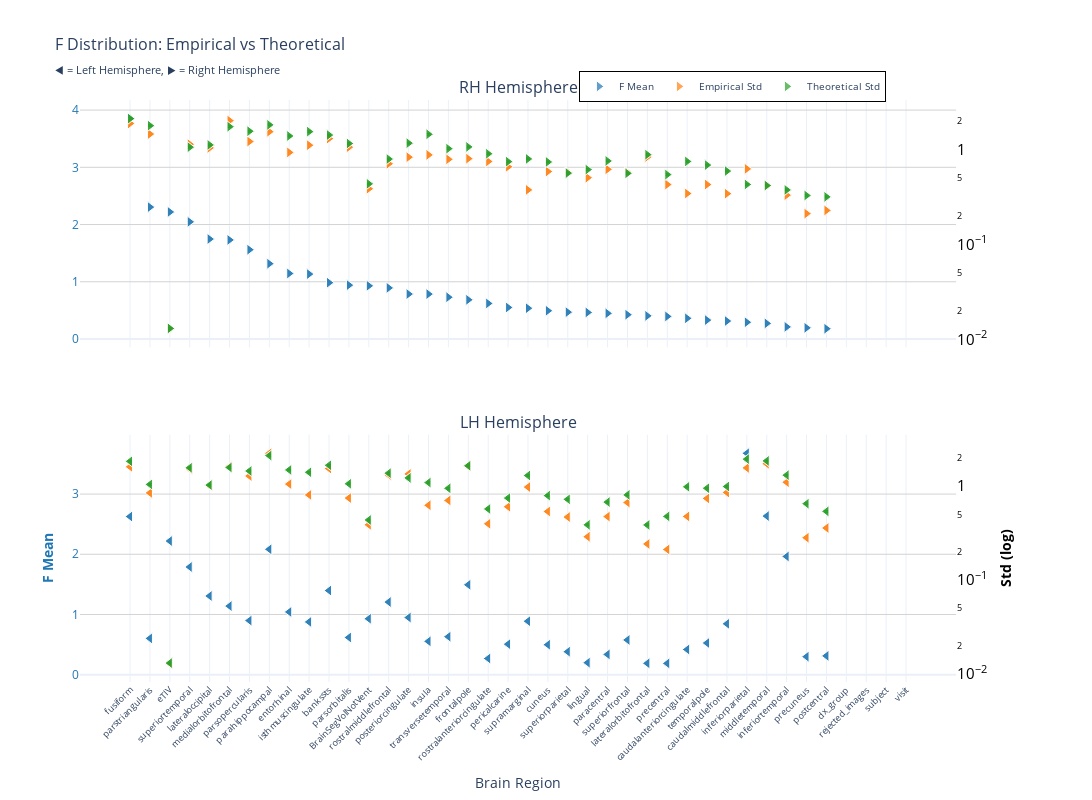
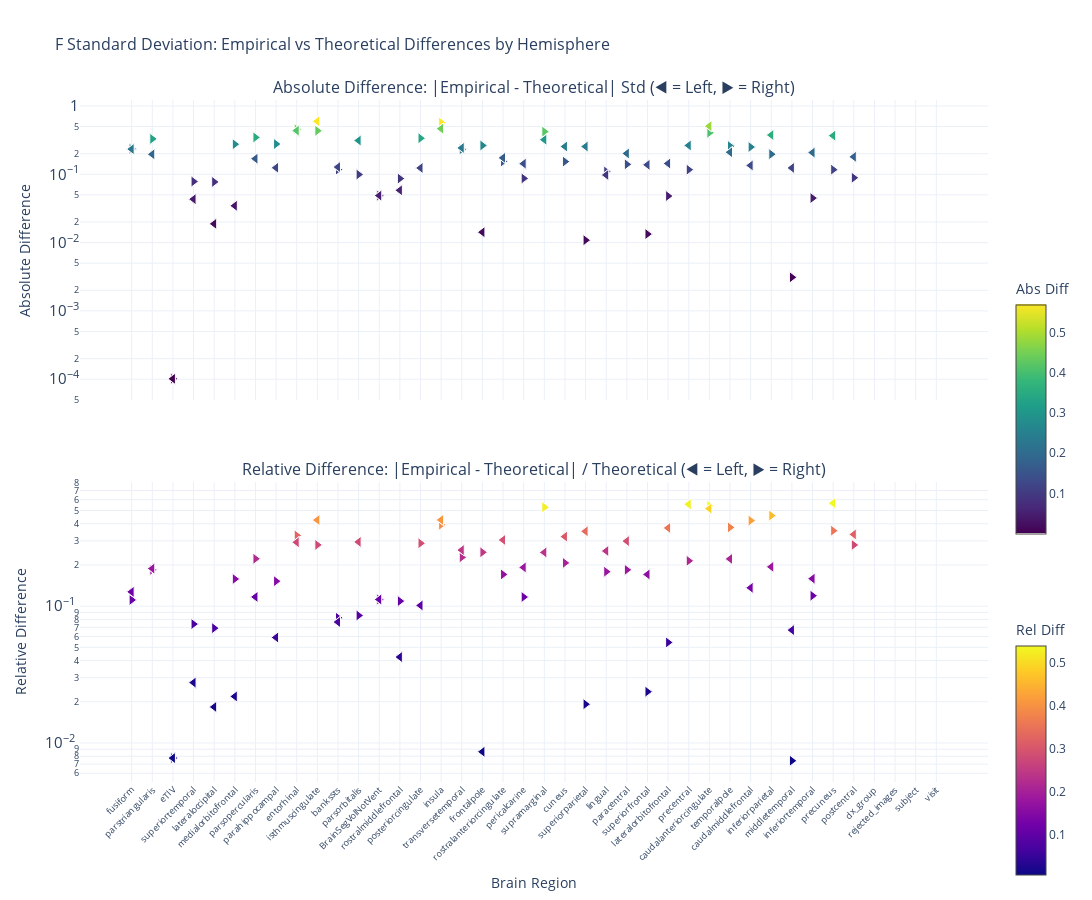

The notebook cell these images were saved under, in order:
### Markdown cell above
### F-statistic

### Code cell
nu_nav = df_navr[(df_navr["study"] == "longitudinal") & (df_navr["group"] == "HC-PD")]
data_path = stats_dir / f"ancova_longitudinal_{METRIC}.parquet"
df, stats = get_test_stats(
    data_path, stat_functions_F, nu_nav, hemisphere=True, study="longitudinal"
)
show_figure(stats, hemisphere=True, stat_name="F", study="longitudinal", metric=METRIC)

### Figure 1 — Plotly figure (JSON) as saved in the notebook; plotly's stock layout.template omitted (floating-point values rounded to 4 significant figures)
{"data": [{"hovertemplate": "<b>%{x}</b><br>Mean F: %{y:.2f}<br><extra></extra>", "legendgroup": "mean", "marker": {"color": "#1f77b4", "line": {"color": "white", "width": 1}, "opacity": 0.7, "size": 10, "symbol": "triangle-right"}, "mode": "markers", "name": "F Mean", "showlegend": true, "type": "scatter", "x": ["fusiform", "fusiform", "parstriangularis", "parstriangularis", "eTIV", "eTIV", "superiortemporal", "superiortemporal", "lateraloccipital", "lateraloccipital", "medialorbitofrontal", "medialorbitofrontal", "parsopercularis", "parsopercularis", "parahippocampal", "parahippocampal", "entorhinal", "entorhinal", "isthmuscingulate", "isthmuscingulate", "bankssts", "bankssts", "parsorbitalis", "parsorbitalis", "BrainSegVolNotVent", "BrainSegVolNotVent", "rostralmiddlefrontal", "rostralmiddlefrontal", "posteriorcingulate", "posteriorcingulate", "insula", "insula", "transversetemporal", "transversetemporal", "frontalpole", "frontalpole", "rostralanteriorcingulate", "rostralanteriorcingulate", "pericalcarine", "pericalcarine", "supramarginal", "supramarginal", "cuneus", "cuneus", "superiorparietal", "superiorparietal", "lingual", "lingual", "paracentral", "paracentral", "superiorfrontal", "superiorfrontal", "lateralorbitofrontal", "lateralorbitofrontal", "precentral", "precentral", "caudalanteriorcingulate", "caudalanteriorcingulate", "temporalpole", "temporalpole", "caudalmiddlefrontal", "caudalmiddlefrontal", "inferiorparietal", "inferiorparietal", "middletemporal", "middletemporal", "inferiortemporal", "inferiortemporal", "precuneus", "precuneus", "postcentral", "postcentral", "dx_group", "rejected_images", "subject", "visit"], "xaxis": "x", "y": [3.851, 3.851, 2.305, 2.305, 2.22, 2.22, 2.047, 2.047, 1.747, 1.747, 1.731, 1.731, 1.56, 1.56, 1.316, 1.316, 1.145, 1.145, 1.134, 1.134, 0.9839, 0.9839, 0.941, 0.941, 0.929, 0.929, 0.8931, 0.8931, 0.7852, 0.7852, 0.7846, 0.7846, 0.7303, 0.7303, 0.6846, 0.6846, 0.6217, 0.6217, 0.5511, 0.5511, 0.5376, 0.5376, 0.4936, 0.4936, 0.4691, 0.4691, 0.464, 0.464, 0.448, 0.448, 0.4248, 0.4248, 0.4041, 0.4041, 0.3948, 0.3948, 0.3614, 0.3614, 0.3298, 0.3298, 0.3138, 0.3138, 0.2925, 0.2925, 0.2729, 0.2729, 0.2117, 0.2117, 0.1949, 0.1949, 0.1793, 0.1793, NaN, NaN, NaN, NaN], "yaxis": "y"}, {"hovertemplate": "<b>%{x}</b><br>Empirical Std: %{y:.3f}<br><extra></extra>", "legendgroup": "empirical", "marker": {"color": "#ff7f0e", "line": {"color": "white", "width": 1}, "opacity": 0.7, "size": 10, "symbol": "triangle-right"}, "mode": "markers", "name": "Empirical Std", "showlegend": true, "type": "scatter", "x": ["fusiform", "fusiform", "parstriangularis", "parstriangularis", "eTIV", "eTIV", "superiortemporal", "superiortemporal", "lateraloccipital", "lateraloccipital", "medialorbitofrontal", "medialorbitofrontal", "parsopercularis", "parsopercularis", "parahippocampal", "parahippocampal", "entorhinal", "entorhinal", "isthmuscingulate", "isthmuscingulate", "bankssts", "bankssts", "parsorbitalis", "parsorbitalis", "BrainSegVolNotVent", "BrainSegVolNotVent", "rostralmiddlefrontal", "rostralmiddlefrontal", "posteriorcingulate", "posteriorcingulate", "insula", "insula", "transversetemporal", "transversetemporal", "frontalpole", "frontalpole", "rostralanteriorcingulate", "rostralanteriorcingulate", "pericalcarine", "pericalcarine", "supramarginal", "supramarginal", "cuneus", "cuneus", "superiorparietal", "superiorparietal", "lingual", "lingual", "paracentral", "paracentral", "superiorfrontal", "superiorfrontal", "lateralorbitofrontal", "lateralorbitofrontal", "precentral", "precentral", "caudalanteriorcingulate", "caudalanteriorcingulate", "temporalpole", "temporalpole", "caudalmiddlefrontal", "caudalmiddlefrontal", "inferiorparietal", "inferiorparietal", "middletemporal", "middletemporal", "inferiortemporal", "inferiortemporal", "precuneus", "precuneus", "postcentral", "postcentral", "dx_group", "rejected_images", "subject", "visit"], "xaxis": "x", "y": [1.884, 1.884, 1.457, 1.457, 0.01295, 0.01295, 1.138, 1.138, 1.042, 1.042, 2.018, 2.018, 1.215, 1.215, 1.543, 1.543, 0.9335, 0.9335, 1.112, 1.112, 1.305, 1.305, 1.06, 1.06, 0.3868, 0.3868, 0.7083, 0.7083, 0.8319, 0.8319, 0.8791, 0.8791, 0.79, 0.79, 0.8028, 0.8028, 0.7494, 0.7494, 0.6593, 0.6593, 0.3761, 0.3761, 0.5871, 0.5871, 0.5754, 0.5754, 0.5054, 0.5054, 0.6192, 0.6192, 0.575, 0.575, 0.836, 0.836, 0.4279, 0.4279, 0.3446, 0.3446, 0.4279, 0.4279, 0.3433, 0.3433, 0.6259, 0.6259, 0.415, 0.415, 0.331, 0.331, 0.2114, 0.2114, 0.2285, 0.2285, NaN, NaN, NaN, NaN], "yaxis": "y2"}, {"error_y": {"array": [0.04195, 0.04195, 0.03537, 0.03537, 0.0002583, 0.0002583, 0.02098, 0.02098, 0.02215, 0.02215, 0.03449, 0.03449, 0.03092, 0.03092, 0.03603, 0.03603, 0.02753, 0.02753, 0.03059, 0.03059, 0.02815, 0.02815, 0.02294, 0.02294, 0.008621, 0.008621, 0.01573, 0.01573, 0.02313, 0.02313, 0.02869, 0.02869, 0.02024, 0.02024, 0.02112, 0.02112, 0.01788, 0.01788, 0.01477, 0.01477, 0.01578, 0.01578, 0.01465, 0.01465, 0.01117, 0.01117, 0.01218, 0.01218, 0.01502, 0.01502, 0.01112, 0.01112, 0.0175, 0.0175, 0.01078, 0.01078, 0.01485, 0.01485, 0.01358, 0.01358, 0.01175, 0.01175, 0.008491, 0.008491, 0.008275, 0.008275, 0.007438, 0.007438, 0.006498, 0.006498, 0.006282, 0.006282, NaN, NaN, NaN, NaN], "arrayminus": [0.04112, 0.04112, 0.03467, 0.03467, 0.0002532, 0.0002532, 0.02056, 0.02056, 0.02171, 0.02171, 0.03381, 0.03381, 0.0303, 0.0303, 0.03532, 0.03532, 0.02698, 0.02698, 0.02999, 0.02999, 0.02759, 0.02759, 0.02249, 0.02249, 0.008451, 0.008451, 0.01542, 0.01542, 0.02268, 0.02268, 0.02812, 0.02812, 0.01984, 0.01984, 0.0207, 0.0207, 0.01753, 0.01753, 0.01448, 0.01448, 0.01547, 0.01547, 0.01437, 0.01437, 0.01095, 0.01095, 0.01194, 0.01194, 0.01473, 0.01473, 0.0109, 0.0109, 0.01715, 0.01715, 0.01057, 0.01057, 0.01455, 0.01455, 0.01331, 0.01331, 0.01152, 0.01152, 0.008323, 0.008323, 0.008111, 0.008111, 0.007291, 0.007291, 0.00637, 0.00637, 0.006158, 0.006158, NaN, NaN, NaN, NaN], "color": "#2ca02c", "thickness": 1, "type": "data", "visible": true, "width": 2}, "hovertemplate": "<b>%{x}</b><br>Theoretical Std: %{y:.3f}<br><extra></extra>", "legendgroup": "theoretical", "marker": {"color": "#2ca02c", "line": {"color": "white", "width": 1}, "opacity": 0.7, "size": 10, "symbol": "triangle-right"}, "mode": "markers", "name": "Theoretical Std", "showlegend": true, "type": "scatter", "x": ["fusiform", "fusiform", "parstriangularis", "parstriangularis", "eTIV", "eTIV", "superiortemporal", "superiortemporal", "lateraloccipital", "lateraloccipital", "medialorbitofrontal", "medialorbitofrontal", "parsopercularis", "parsopercularis", "parahippocampal", "parahippocampal", "entorhinal", "entorhinal", "isthmuscingulate", "isthmuscingulate", "bankssts", "bankssts", "parsorbitalis", "parsorbitalis", "BrainSegVolNotVent", "BrainSegVolNotVent", "rostralmiddlefrontal", "rostralmiddlefrontal", "posteriorcingulate", "posteriorcingulate", "insula", "insula", "transversetemporal", "transversetemporal", "frontalpole", "frontalpole", "rostralanteriorcingulate", "rostralanteriorcingulate", "pericalcarine", "pericalcarine", "supramarginal", "supramarginal", "cuneus", "cuneus", "superiorparietal", "superiorparietal", "lingual", "lingual", "paracentral", "paracentral", "superiorfrontal", "superiorfrontal", "lateralorbitofrontal", "lateralorbitofrontal", "precentral", "precentral", "caudalanteriorcingulate", "caudalanteriorcingulate", "temporalpole", "temporalpole", "caudalmiddlefrontal", "caudalmiddlefrontal", "inferiorparietal", "inferiorparietal", "middletemporal", "middletemporal", "inferiortemporal", "inferiortemporal", "precuneus", "precuneus", "postcentral", "postcentral", "dx_group", "rejected_images", "subject", "visit"], "xaxis": "x", "y": [2.12, 2.12, 1.787, 1.787, 0.01305, 0.01305, 1.06, 1.06, 1.119, 1.119, 1.743, 1.743, 1.562, 1.562, 1.821, 1.821, 1.391, 1.391, 1.546, 1.546, 1.422, 1.422, 1.159, 1.159, 0.4356, 0.4356, 0.7949, 0.7949, 1.169, 1.169, 1.45, 1.45, 1.023, 1.023, 1.067, 1.067, 0.9035, 0.9035, 0.7463, 0.7463, 0.7971, 0.7971, 0.7404, 0.7404, 0.5646, 0.5646, 0.6153, 0.6153, 0.759, 0.759, 0.5617, 0.5617, 0.884, 0.884, 0.5446, 0.5446, 0.7501, 0.7501, 0.6863, 0.6863, 0.5937, 0.5937, 0.429, 0.429, 0.4181, 0.4181, 0.3758, 0.3758, 0.3283, 0.3283, 0.3174, 0.3174, NaN, NaN, NaN, NaN], "yaxis": "y2"}, {"hovertemplate": "<b>%{x}</b><br>Mean F: %{y:.2f}<br><extra></extra>", "legendgroup": "mean", "marker": {"color": "#1f77b4", "line": {"color": "white", "width": 1}, "opacity": 0.7, "size": 10, "symbol": "triangle-left"}, "mode": "markers", "name": "F Mean", "showlegend": false, "type": "scatter", "x": ["inferiorparietal", "inferiorparietal", "middletemporal", "middletemporal", "fusiform", "fusiform", "eTIV", "eTIV", "parahippocampal", "parahippocampal", "inferiortemporal", "inferiortemporal", "superiortemporal", "superiortemporal", "frontalpole", "frontalpole", "bankssts", "bankssts", "lateraloccipital", "lateraloccipital", "rostralmiddlefrontal", "rostralmiddlefrontal", "medialorbitofrontal", "medialorbitofrontal", "entorhinal", "entorhinal", "posteriorcingulate", "posteriorcingulate", "BrainSegVolNotVent", "BrainSegVolNotVent", "parsopercularis", "parsopercularis", "supramarginal", "supramarginal", "isthmuscingulate", "isthmuscingulate", "caudalmiddlefrontal", "caudalmiddlefrontal", "transversetemporal", "transversetemporal", "parsorbitalis", "parsorbitalis", "parstriangularis", "parstriangularis", "superiorfrontal", "superiorfrontal", "insula", "insula", "temporalpole", "temporalpole", "pericalcarine", "pericalcarine", "cuneus", "cuneus", "caudalanteriorcingulate", "caudalanteriorcingulate", "superiorparietal", "superiorparietal", "paracentral", "paracentral", "postcentral", "postcentral", "precuneus", "precuneus", "rostralanteriorcingulate", "rostralanteriorcingulate", "lingual", "lingual", "lateralorbitofrontal", "lateralorbitofrontal", "precentral", "precentral", "dx_group", "rejected_images", "subject", "visit"], "xaxis": "x2", "y": [3.678, 3.678, 2.635, 2.635, 2.627, 2.627, 2.22, 2.22, 2.083, 2.083, 1.964, 1.964, 1.789, 1.789, 1.493, 1.493, 1.397, 1.397, 1.307, 1.307, 1.206, 1.206, 1.139, 1.139, 1.042, 1.042, 0.9488, 0.9488, 0.929, 0.929, 0.8985, 0.8985, 0.888, 0.888, 0.876, 0.876, 0.8447, 0.8447, 0.631, 0.631, 0.618, 0.618, 0.6027, 0.6027, 0.5768, 0.5768, 0.5536, 0.5536, 0.5259, 0.5259, 0.5067, 0.5067, 0.4975, 0.4975, 0.4184, 0.4184, 0.3818, 0.3818, 0.3368, 0.3368, 0.312, 0.312, 0.2989, 0.2989, 0.2685, 0.2685, 0.1992, 0.1992, 0.1889, 0.1889, 0.1877, 0.1877, NaN, NaN, NaN, NaN], "yaxis": "y3"}, {"hovertemplate": "<b>%{x}</b><br>Empirical Std: %{y:.3f}<br><extra></extra>", "legendgroup": "empirical", "marker": {"color": "#ff7f0e", "line": {"color": "white", "width": 1}, "opacity": 0.7, "size": 10, "symbol": "triangle-left"}, "mode": "markers", "name": "Empirical Std", "showlegend": false, "type": "scatter", "x": ["inferiorparietal", "inferiorparietal", "middletemporal", "middletemporal", "fusiform", "fusiform", "eTIV", "eTIV", "parahippocampal", "parahippocampal", "inferiortemporal", "inferiortemporal", "superiortemporal", "superiortemporal", "frontalpole", "frontalpole", "bankssts", "bankssts", "lateraloccipital", "lateraloccipital", "rostralmiddlefrontal", "rostralmiddlefrontal", "medialorbitofrontal", "medialorbitofrontal", "entorhinal", "entorhinal", "posteriorcingulate", "posteriorcingulate", "BrainSegVolNotVent", "BrainSegVolNotVent", "parsopercularis", "parsopercularis", "supramarginal", "supramarginal", "isthmuscingulate", "isthmuscingulate", "caudalmiddlefrontal", "caudalmiddlefrontal", "transversetemporal", "transversetemporal", "parsorbitalis", "parsorbitalis", "parstriangularis", "parstriangularis", "superiorfrontal", "superiorfrontal", "insula", "insula", "temporalpole", "temporalpole", "pericalcarine", "pericalcarine", "cuneus", "cuneus", "caudalanteriorcingulate", "caudalanteriorcingulate", "superiorparietal", "superiorparietal", "paracentral", "paracentral", "postcentral", "postcentral", "precuneus", "precuneus", "rostralanteriorcingulate", "rostralanteriorcingulate", "lingual", "lingual", "lateralorbitofrontal", "lateralorbitofrontal", "precentral", "precentral", "dx_group", "rejected_images", "subject", "visit"], "xaxis": "x2", "y": [1.561, 1.561, 1.73, 1.73, 1.603, 1.603, 0.01295, 0.01295, 2.236, 2.236, 1.1, 1.1, 1.522, 1.522, 1.631, 1.631, 1.538, 1.538, 1.007, 1.007, 1.314, 1.314, 1.614, 1.614, 1.05, 1.05, 1.346, 1.346, 0.3868, 0.3868, 1.279, 1.279, 0.9761, 0.9761, 0.8051, 0.8051, 0.8545, 0.8545, 0.7034, 0.7034, 0.7456, 0.7456, 0.8461, 0.8461, 0.6686, 0.6686, 0.6246, 0.6246, 0.7388, 0.7388, 0.6023, 0.6023, 0.5364, 0.5364, 0.4751, 0.4751, 0.4682, 0.4682, 0.4735, 0.4735, 0.3582, 0.3582, 0.282, 0.282, 0.3967, 0.3967, 0.2887, 0.2887, 0.2419, 0.2419, 0.2115, 0.2115, NaN, NaN, NaN, NaN], "yaxis": "y4"}, {"error_y": {"array": [0.03833, 0.03833, 0.0367, 0.0367, 0.03634, 0.03634, 0.0002583, 0.0002583, 0.04179, 0.04179, 0.02588, 0.02588, 0.03099, 0.03099, 0.03256, 0.03256, 0.03297, 0.03297, 0.02031, 0.02031, 0.02717, 0.02717, 0.03125, 0.03125, 0.0294, 0.0294, 0.02419, 0.02419, 0.008621, 0.008621, 0.02866, 0.02866, 0.02566, 0.02566, 0.02776, 0.02776, 0.01958, 0.01958, 0.01874, 0.01874, 0.02093, 0.02093, 0.02063, 0.02063, 0.01595, 0.01595, 0.02157, 0.02157, 0.01878, 0.01878, 0.01475, 0.01475, 0.01567, 0.01567, 0.01943, 0.01943, 0.01431, 0.01431, 0.01336, 0.01336, 0.01065, 0.01065, 0.01286, 0.01286, 0.01129, 0.01129, 0.007649, 0.007649, 0.007634, 0.007634, 0.009415, 0.009415, NaN, NaN, NaN, NaN], "arrayminus": [0.03757, 0.03757, 0.03598, 0.03598, 0.03562, 0.03562, 0.0002532, 0.0002532, 0.04096, 0.04096, 0.02537, 0.02537, 0.03038, 0.03038, 0.03192, 0.03192, 0.03232, 0.03232, 0.0199, 0.0199, 0.02663, 0.02663, 0.03063, 0.03063, 0.02882, 0.02882, 0.02371, 0.02371, 0.008451, 0.008451, 0.02809, 0.02809, 0.02515, 0.02515, 0.02721, 0.02721, 0.01919, 0.01919, 0.01837, 0.01837, 0.02051, 0.02051, 0.02022, 0.02022, 0.01564, 0.01564, 0.02114, 0.02114, 0.01841, 0.01841, 0.01446, 0.01446, 0.01536, 0.01536, 0.01905, 0.01905, 0.01402, 0.01402, 0.0131, 0.0131, 0.01044, 0.01044, 0.0126, 0.0126, 0.01107, 0.01107, 0.007498, 0.007498, 0.007483, 0.007483, 0.009229, 0.009229, NaN, NaN, NaN, NaN], "color": "#2ca02c", "thickness": 1, "type": "data", "visible": true, "width": 2}, "hovertemplate": "<b>%{x}</b><br>Theoretical Std: %{y:.3f}<br><extra></extra>", "legendgroup": "theoretical", "marker": {"color": "#2ca02c", "line": {"color": "white", "width": 1}, "opacity": 0.7, "size": 10, "symbol": "triangle-left"}, "mode": "markers", "name": "Theoretical Std", "showlegend": false, "type": "scatter", "x": ["inferiorparietal", "inferiorparietal", "middletemporal", "middletemporal", "fusiform", "fusiform", "eTIV", "eTIV", "parahippocampal", "parahippocampal", "inferiortemporal", "inferiortemporal", "superiortemporal", "superiortemporal", "frontalpole", "frontalpole", "bankssts", "bankssts", "lateraloccipital", "lateraloccipital", "rostralmiddlefrontal", "rostralmiddlefrontal", "medialorbitofrontal", "medialorbitofrontal", "entorhinal", "entorhinal", "posteriorcingulate", "posteriorcingulate", "BrainSegVolNotVent", "BrainSegVolNotVent", "parsopercularis", "parsopercularis", "supramarginal", "supramarginal", "isthmuscingulate", "isthmuscingulate", "caudalmiddlefrontal", "caudalmiddlefrontal", "transversetemporal", "transversetemporal", "parsorbitalis", "parsorbitalis", "parstriangularis", "parstriangularis", "superiorfrontal", "superiorfrontal", "insula", "insula", "temporalpole", "temporalpole", "pericalcarine", "pericalcarine", "cuneus", "cuneus", "caudalanteriorcingulate", "caudalanteriorcingulate", "superiorparietal", "superiorparietal", "paracentral", "paracentral", "postcentral", "postcentral", "precuneus", "precuneus", "rostralanteriorcingulate", "rostralanteriorcingulate", "lingual", "lingual", "lateralorbitofrontal", "lateralorbitofrontal", "precentral", "precentral", "dx_group", "rejected_images", "subject", "visit"], "xaxis": "x2", "y": [1.937, 1.937, 1.854, 1.854, 1.836, 1.836, 0.01305, 0.01305, 2.111, 2.111, 1.307, 1.307, 1.566, 1.566, 1.645, 1.645, 1.666, 1.666, 1.026, 1.026, 1.373, 1.373, 1.579, 1.579, 1.485, 1.485, 1.222, 1.222, 0.4356, 0.4356, 1.448, 1.448, 1.296, 1.296, 1.403, 1.403, 0.9893, 0.9893, 0.9466, 0.9466, 1.057, 1.057, 1.042, 1.042, 0.8061, 0.8061, 1.09, 1.09, 0.949, 0.949, 0.7453, 0.7453, 0.7915, 0.7915, 0.9819, 0.9819, 0.7229, 0.7229, 0.6752, 0.6752, 0.5382, 0.5382, 0.6495, 0.6495, 0.5706, 0.5706, 0.3865, 0.3865, 0.3857, 0.3857, 0.4757, 0.4757, NaN, NaN, NaN, NaN], "yaxis": "y4"}], "layout": {"annotations": [{"font": {"size": 16}, "showarrow": false, "text": "RH Hemisphere", "x": 0.47, "xanchor": "center", "xref": "paper", "y": 1, "yanchor": "bottom", "yref": "paper"}, {"font": {"size": 16}, "showarrow": false, "text": "LH Hemisphere", "x": 0.47, "xanchor": "center", "xref": "paper", "y": 0.425, "yanchor": "bottom", "yref": "paper"}], "height": 800, "hovermode": "x", "legend": {"bgcolor": "rgba(255, 255, 255, 0.9)", "bordercolor": "black", "borderwidth": 1, "font": {"size": 10}, "orientation": "h", "x": 0.7, "xanchor": "center", "y": 1.05}, "title": {"font": {"size": 16}, "text": "F Distribution: Empirical vs Theoretical<br><sub>◀ = Left Hemisphere, ▶ = Right Hemisphere</sub>"}, "width": 1400, "xaxis": {"anchor": "y", "domain": [0, 0.94], "matches": "x2", "showticklabels": false}, "xaxis2": {"anchor": "y3", "domain": [0, 0.94], "tickangle": -45, "tickfont": {"size": 9}, "title": {"text": "Brain Region"}}, "yaxis": {"anchor": "x", "domain": [0.575, 1], "gridcolor": "lightgray", "showgrid": true, "tickfont": {"color": "#1f77b4"}, "title": {"font": {"color": "#1f77b4"}, "text": ""}}, "yaxis2": {"anchor": "x", "exponentformat": "power", "overlaying": "y", "showgrid": false, "side": "right", "tickfont": {"color": "black"}, "title": {"font": {"color": "black"}, "text": ""}, "type": "log"}, "yaxis3": {"anchor": "x2", "domain": [0, 0.425], "gridcolor": "lightgray", "showgrid": true, "tickfont": {"color": "#1f77b4"}, "title": {"font": {"color": "#1f77b4"}, "text": "<b>F Mean</b>"}}, "yaxis4": {"anchor": "x2", "exponentformat": "power", "overlaying": "y3", "showgrid": false, "side": "right", "tickfont": {"color": "black"}, "title": {"font": {"color": "black"}, "text": "<b>Std (log)</b>"}, "type": "log"}}}

### Figure 2 — Plotly figure (JSON) as saved in the notebook; plotly's stock layout.template omitted (floating-point values rounded to 4 significant figures)
{"data": [{"hovertemplate": "<b>%{x}</b><br>Hemisphere: %{text}<br>Abs Diff: %{y:.4f}<br><extra></extra>", "legendgroup": "abs_rh", "marker": {"color": [0.2354, 0.2354, 0.3297, 0.3297, 0.0001012, 0.0001012, 0.07838, 0.07838, 0.0773, 0.0773, 0.2753, 0.2753, 0.3467, 0.3467, 0.2772, 0.2772, 0.4571, 0.4571, 0.4332, 0.4332, 0.1171, 0.1171, 0.09911, 0.09911, 0.04876, 0.04876, 0.08654, 0.08654, 0.3369, 0.3369, 0.5704, 0.5704, 0.2328, 0.2328, 0.264, 0.264, 0.1541, 0.1541, 0.08702, 0.08702, 0.421, 0.421, 0.1533, 0.1533, 0.01084, 0.01084, 0.1099, 0.1099, 0.1398, 0.1398, 0.01332, 0.01332, 0.048, 0.048, 0.1168, 0.1168, 0.4055, 0.4055, 0.2584, 0.2584, 0.2505, 0.2505, 0.1969, 0.1969, 0.0031, 0.0031, 0.0448, 0.0448, 0.1169, 0.1169, 0.0889, 0.0889, NaN, NaN, NaN, NaN], "colorbar": {"len": 0.4, "title": {"text": "Abs Diff"}, "y": 0.75, "yanchor": "top"}, "colorscale": [[0, "#440154"], [0.1111, "#482878"], [0.2222, "#3e4989"], [0.3333, "#31688e"], [0.4444, "#26828e"], [0.5556, "#1f9e89"], [0.6667, "#35b779"], [0.7778, "#6ece58"], [0.8889, "#b5de2b"], [1, "#fde725"]], "line": {"color": "white", "width": 1}, "showscale": true, "size": 10, "symbol": "triangle-right"}, "mode": "markers", "name": "Absolute (rh)", "showlegend": false, "text": ["rh", "rh", "rh", "rh", "rh", "rh", "rh", "rh", "rh", "rh", "rh", "rh", "rh", "rh", "rh", "rh", "rh", "rh", "rh", "rh", "rh", "rh", "rh", "rh", "rh", "rh", "rh", "rh", "rh", "rh", "rh", "rh", "rh", "rh", "rh", "rh", "rh", "rh", "rh", "rh", "rh", "rh", "rh", "rh", "rh", "rh", "rh", "rh", "rh", "rh", "rh", "rh", "rh", "rh", "rh", "rh", "rh", "rh", "rh", "rh", "rh", "rh", "rh", "rh", "rh", "rh", "rh", "rh", "rh", "rh", "rh", "rh", "rh", "rh", "rh", "rh"], "type": "scatter", "x": ["fusiform", "fusiform", "parstriangularis", "parstriangularis", "eTIV", "eTIV", "superiortemporal", "superiortemporal", "lateraloccipital", "lateraloccipital", "medialorbitofrontal", "medialorbitofrontal", "parsopercularis", "parsopercularis", "parahippocampal", "parahippocampal", "entorhinal", "entorhinal", "isthmuscingulate", "isthmuscingulate", "bankssts", "bankssts", "parsorbitalis", "parsorbitalis", "BrainSegVolNotVent", "BrainSegVolNotVent", "rostralmiddlefrontal", "rostralmiddlefrontal", "posteriorcingulate", "posteriorcingulate", "insula", "insula", "transversetemporal", "transversetemporal", "frontalpole", "frontalpole", "rostralanteriorcingulate", "rostralanteriorcingulate", "pericalcarine", "pericalcarine", "supramarginal", "supramarginal", "cuneus", "cuneus", "superiorparietal", "superiorparietal", "lingual", "lingual", "paracentral", "paracentral", "superiorfrontal", "superiorfrontal", "lateralorbitofrontal", "lateralorbitofrontal", "precentral", "precentral", "caudalanteriorcingulate", "caudalanteriorcingulate", "temporalpole", "temporalpole", "caudalmiddlefrontal", "caudalmiddlefrontal", "inferiorparietal", "inferiorparietal", "middletemporal", "middletemporal", "inferiortemporal", "inferiortemporal", "precuneus", "precuneus", "postcentral", "postcentral", "dx_group", "rejected_images", "subject", "visit"], "xaxis": "x", "y": [0.2354, 0.2354, 0.3297, 0.3297, 0.0001012, 0.0001012, 0.07838, 0.07838, 0.0773, 0.0773, 0.2753, 0.2753, 0.3467, 0.3467, 0.2772, 0.2772, 0.4571, 0.4571, 0.4332, 0.4332, 0.1171, 0.1171, 0.09911, 0.09911, 0.04876, 0.04876, 0.08654, 0.08654, 0.3369, 0.3369, 0.5704, 0.5704, 0.2328, 0.2328, 0.264, 0.264, 0.1541, 0.1541, 0.08702, 0.08702, 0.421, 0.421, 0.1533, 0.1533, 0.01084, 0.01084, 0.1099, 0.1099, 0.1398, 0.1398, 0.01332, 0.01332, 0.048, 0.048, 0.1168, 0.1168, 0.4055, 0.4055, 0.2584, 0.2584, 0.2505, 0.2505, 0.1969, 0.1969, 0.0031, 0.0031, 0.0448, 0.0448, 0.1169, 0.1169, 0.0889, 0.0889, NaN, NaN, NaN, NaN], "yaxis": "y"}, {"hovertemplate": "<b>%{x}</b><br>Hemisphere: %{text}<br>Rel Diff: %{y:.2%}<br><extra></extra>", "legendgroup": "rel_rh", "marker": {"color": [0.111, 0.111, 0.1845, 0.1845, 0.007759, 0.007759, 0.07395, 0.07395, 0.06907, 0.06907, 0.158, 0.158, 0.222, 0.222, 0.1523, 0.1523, 0.3287, 0.3287, 0.2803, 0.2803, 0.08232, 0.08232, 0.08549, 0.08549, 0.1119, 0.1119, 0.1089, 0.1089, 0.2883, 0.2883, 0.3935, 0.3935, 0.2276, 0.2276, 0.2475, 0.2475, 0.1705, 0.1705, 0.1166, 0.1166, 0.5282, 0.5282, 0.2071, 0.2071, 0.0192, 0.0192, 0.1786, 0.1786, 0.1842, 0.1842, 0.02371, 0.02371, 0.0543, 0.0543, 0.2144, 0.2144, 0.5405, 0.5405, 0.3765, 0.3765, 0.4219, 0.4219, 0.459, 0.459, 0.007416, 0.007416, 0.1192, 0.1192, 0.356, 0.356, 0.2801, 0.2801, NaN, NaN, NaN, NaN], "colorbar": {"len": 0.4, "title": {"text": "Rel Diff"}, "y": 0.25, "yanchor": "top"}, "colorscale": [[0, "#0d0887"], [0.1111, "#46039f"], [0.2222, "#7201a8"], [0.3333, "#9c179e"], [0.4444, "#bd3786"], [0.5556, "#d8576b"], [0.6667, "#ed7953"], [0.7778, "#fb9f3a"], [0.8889, "#fdca26"], [1, "#f0f921"]], "line": {"color": "white", "width": 1}, "showscale": true, "size": 10, "symbol": "triangle-right"}, "mode": "markers", "name": "Relative (rh)", "showlegend": false, "text": ["rh", "rh", "rh", "rh", "rh", "rh", "rh", "rh", "rh", "rh", "rh", "rh", "rh", "rh", "rh", "rh", "rh", "rh", "rh", "rh", "rh", "rh", "rh", "rh", "rh", "rh", "rh", "rh", "rh", "rh", "rh", "rh", "rh", "rh", "rh", "rh", "rh", "rh", "rh", "rh", "rh", "rh", "rh", "rh", "rh", "rh", "rh", "rh", "rh", "rh", "rh", "rh", "rh", "rh", "rh", "rh", "rh", "rh", "rh", "rh", "rh", "rh", "rh", "rh", "rh", "rh", "rh", "rh", "rh", "rh", "rh", "rh", "rh", "rh", "rh", "rh"], "type": "scatter", "x": ["fusiform", "fusiform", "parstriangularis", "parstriangularis", "eTIV", "eTIV", "superiortemporal", "superiortemporal", "lateraloccipital", "lateraloccipital", "medialorbitofrontal", "medialorbitofrontal", "parsopercularis", "parsopercularis", "parahippocampal", "parahippocampal", "entorhinal", "entorhinal", "isthmuscingulate", "isthmuscingulate", "bankssts", "bankssts", "parsorbitalis", "parsorbitalis", "BrainSegVolNotVent", "BrainSegVolNotVent", "rostralmiddlefrontal", "rostralmiddlefrontal", "posteriorcingulate", "posteriorcingulate", "insula", "insula", "transversetemporal", "transversetemporal", "frontalpole", "frontalpole", "rostralanteriorcingulate", "rostralanteriorcingulate", "pericalcarine", "pericalcarine", "supramarginal", "supramarginal", "cuneus", "cuneus", "superiorparietal", "superiorparietal", "lingual", "lingual", "paracentral", "paracentral", "superiorfrontal", "superiorfrontal", "lateralorbitofrontal", "lateralorbitofrontal", "precentral", "precentral", "caudalanteriorcingulate", "caudalanteriorcingulate", "temporalpole", "temporalpole", "caudalmiddlefrontal", "caudalmiddlefrontal", "inferiorparietal", "inferiorparietal", "middletemporal", "middletemporal", "inferiortemporal", "inferiortemporal", "precuneus", "precuneus", "postcentral", "postcentral", "dx_group", "rejected_images", "subject", "visit"], "xaxis": "x2", "y": [0.111, 0.111, 0.1845, 0.1845, 0.007759, 0.007759, 0.07395, 0.07395, 0.06907, 0.06907, 0.158, 0.158, 0.222, 0.222, 0.1523, 0.1523, 0.3287, 0.3287, 0.2803, 0.2803, 0.08232, 0.08232, 0.08549, 0.08549, 0.1119, 0.1119, 0.1089, 0.1089, 0.2883, 0.2883, 0.3935, 0.3935, 0.2276, 0.2276, 0.2475, 0.2475, 0.1705, 0.1705, 0.1166, 0.1166, 0.5282, 0.5282, 0.2071, 0.2071, 0.0192, 0.0192, 0.1786, 0.1786, 0.1842, 0.1842, 0.02371, 0.02371, 0.0543, 0.0543, 0.2144, 0.2144, 0.5405, 0.5405, 0.3765, 0.3765, 0.4219, 0.4219, 0.459, 0.459, 0.007416, 0.007416, 0.1192, 0.1192, 0.356, 0.356, 0.2801, 0.2801, NaN, NaN, NaN, NaN], "yaxis": "y2"}, {"hovertemplate": "<b>%{x}</b><br>Hemisphere: %{text}<br>Abs Diff: %{y:.4f}<br><extra></extra>", "legendgroup": "abs_lh", "marker": {"color": [0.3752, 0.3752, 0.1239, 0.1239, 0.2335, 0.2335, 0.0001012, 0.0001012, 0.1246, 0.1246, 0.2076, 0.2076, 0.04324, 0.04324, 0.01419, 0.01419, 0.1275, 0.1275, 0.0188, 0.0188, 0.05829, 0.05829, 0.03456, 0.03456, 0.4353, 0.4353, 0.1237, 0.1237, 0.04876, 0.04876, 0.1691, 0.1691, 0.3204, 0.3204, 0.5974, 0.5974, 0.1347, 0.1347, 0.2433, 0.2433, 0.3117, 0.3117, 0.1961, 0.1961, 0.1375, 0.1375, 0.4651, 0.4651, 0.2102, 0.2102, 0.143, 0.143, 0.2551, 0.2551, 0.5069, 0.5069, 0.2547, 0.2547, 0.2017, 0.2017, 0.1801, 0.1801, 0.3675, 0.3675, 0.1738, 0.1738, 0.09774, 0.09774, 0.1438, 0.1438, 0.2642, 0.2642, NaN, NaN, NaN, NaN], "colorbar": {"len": 0.4, "title": {"text": "Abs Diff"}, "y": 0.75, "yanchor": "top"}, "colorscale": [[0, "#440154"], [0.1111, "#482878"], [0.2222, "#3e4989"], [0.3333, "#31688e"], [0.4444, "#26828e"], [0.5556, "#1f9e89"], [0.6667, "#35b779"], [0.7778, "#6ece58"], [0.8889, "#b5de2b"], [1, "#fde725"]], "line": {"color": "white", "width": 1}, "showscale": false, "size": 10, "symbol": "triangle-left"}, "mode": "markers", "name": "Absolute (lh)", "showlegend": false, "text": ["lh", "lh", "lh", "lh", "lh", "lh", "lh", "lh", "lh", "lh", "lh", "lh", "lh", "lh", "lh", "lh", "lh", "lh", "lh", "lh", "lh", "lh", "lh", "lh", "lh", "lh", "lh", "lh", "lh", "lh", "lh", "lh", "lh", "lh", "lh", "lh", "lh", "lh", "lh", "lh", "lh", "lh", "lh", "lh", "lh", "lh", "lh", "lh", "lh", "lh", "lh", "lh", "lh", "lh", "lh", "lh", "lh", "lh", "lh", "lh", "lh", "lh", "lh", "lh", "lh", "lh", "lh", "lh", "lh", "lh", "lh", "lh", "lh", "lh", "lh", "lh"], "type": "scatter", "x": ["inferiorparietal", "inferiorparietal", "middletemporal", "middletemporal", "fusiform", "fusiform", "eTIV", "eTIV", "parahippocampal", "parahippocampal", "inferiortemporal", "inferiortemporal", "superiortemporal", "superiortemporal", "frontalpole", "frontalpole", "bankssts", "bankssts", "lateraloccipital", "lateraloccipital", "rostralmiddlefrontal", "rostralmiddlefrontal", "medialorbitofrontal", "medialorbitofrontal", "entorhinal", "entorhinal", "posteriorcingulate", "posteriorcingulate", "BrainSegVolNotVent", "BrainSegVolNotVent", "parsopercularis", "parsopercularis", "supramarginal", "supramarginal", "isthmuscingulate", "isthmuscingulate", "caudalmiddlefrontal", "caudalmiddlefrontal", "transversetemporal", "transversetemporal", "parsorbitalis", "parsorbitalis", "parstriangularis", "parstriangularis", "superiorfrontal", "superiorfrontal", "insula", "insula", "temporalpole", "temporalpole", "pericalcarine", "pericalcarine", "cuneus", "cuneus", "caudalanteriorcingulate", "caudalanteriorcingulate", "superiorparietal", "superiorparietal", "paracentral", "paracentral", "postcentral", "postcentral", "precuneus", "precuneus", "rostralanteriorcingulate", "rostralanteriorcingulate", "lingual", "lingual", "lateralorbitofrontal", "lateralorbitofrontal", "precentral", "precentral", "dx_group", "rejected_images", "subject", "visit"], "xaxis": "x", "y": [0.3752, 0.3752, 0.1239, 0.1239, 0.2335, 0.2335, 0.0001012, 0.0001012, 0.1246, 0.1246, 0.2076, 0.2076, 0.04324, 0.04324, 0.01419, 0.01419, 0.1275, 0.1275, 0.0188, 0.0188, 0.05829, 0.05829, 0.03456, 0.03456, 0.4353, 0.4353, 0.1237, 0.1237, 0.04876, 0.04876, 0.1691, 0.1691, 0.3204, 0.3204, 0.5974, 0.5974, 0.1347, 0.1347, 0.2433, 0.2433, 0.3117, 0.3117, 0.1961, 0.1961, 0.1375, 0.1375, 0.4651, 0.4651, 0.2102, 0.2102, 0.143, 0.143, 0.2551, 0.2551, 0.5069, 0.5069, 0.2547, 0.2547, 0.2017, 0.2017, 0.1801, 0.1801, 0.3675, 0.3675, 0.1738, 0.1738, 0.09774, 0.09774, 0.1438, 0.1438, 0.2642, 0.2642, NaN, NaN, NaN, NaN], "yaxis": "y"}, {"hovertemplate": "<b>%{x}</b><br>Hemisphere: %{text}<br>Rel Diff: %{y:.2%}<br><extra></extra>", "legendgroup": "rel_lh", "marker": {"color": [0.1937, 0.1937, 0.06683, 0.06683, 0.1272, 0.1272, 0.007759, 0.007759, 0.059, 0.059, 0.1588, 0.1588, 0.02762, 0.02762, 0.008623, 0.008623, 0.07653, 0.07653, 0.01833, 0.01833, 0.04246, 0.04246, 0.02189, 0.02189, 0.2931, 0.2931, 0.1012, 0.1012, 0.1119, 0.1119, 0.1168, 0.1168, 0.2471, 0.2471, 0.426, 0.426, 0.1362, 0.1362, 0.257, 0.257, 0.2948, 0.2948, 0.1882, 0.1882, 0.1705, 0.1705, 0.4268, 0.4268, 0.2215, 0.2215, 0.1919, 0.1919, 0.3223, 0.3223, 0.5162, 0.5162, 0.3523, 0.3523, 0.2988, 0.2988, 0.3346, 0.3346, 0.5658, 0.5658, 0.3047, 0.3047, 0.2529, 0.2529, 0.3728, 0.3728, 0.5553, 0.5553, NaN, NaN, NaN, NaN], "colorbar": {"len": 0.4, "title": {"text": "Rel Diff"}, "y": 0.25, "yanchor": "top"}, "colorscale": [[0, "#0d0887"], [0.1111, "#46039f"], [0.2222, "#7201a8"], [0.3333, "#9c179e"], [0.4444, "#bd3786"], [0.5556, "#d8576b"], [0.6667, "#ed7953"], [0.7778, "#fb9f3a"], [0.8889, "#fdca26"], [1, "#f0f921"]], "line": {"color": "white", "width": 1}, "showscale": false, "size": 10, "symbol": "triangle-left"}, "mode": "markers", "name": "Relative (lh)", "showlegend": false, "text": ["lh", "lh", "lh", "lh", "lh", "lh", "lh", "lh", "lh", "lh", "lh", "lh", "lh", "lh", "lh", "lh", "lh", "lh", "lh", "lh", "lh", "lh", "lh", "lh", "lh", "lh", "lh", "lh", "lh", "lh", "lh", "lh", "lh", "lh", "lh", "lh", "lh", "lh", "lh", "lh", "lh", "lh", "lh", "lh", "lh", "lh", "lh", "lh", "lh", "lh", "lh", "lh", "lh", "lh", "lh", "lh", "lh", "lh", "lh", "lh", "lh", "lh", "lh", "lh", "lh", "lh", "lh", "lh", "lh", "lh", "lh", "lh", "lh", "lh", "lh", "lh"], "type": "scatter", "x": ["inferiorparietal", "inferiorparietal", "middletemporal", "middletemporal", "fusiform", "fusiform", "eTIV", "eTIV", "parahippocampal", "parahippocampal", "inferiortemporal", "inferiortemporal", "superiortemporal", "superiortemporal", "frontalpole", "frontalpole", "bankssts", "bankssts", "lateraloccipital", "lateraloccipital", "rostralmiddlefrontal", "rostralmiddlefrontal", "medialorbitofrontal", "medialorbitofrontal", "entorhinal", "entorhinal", "posteriorcingulate", "posteriorcingulate", "BrainSegVolNotVent", "BrainSegVolNotVent", "parsopercularis", "parsopercularis", "supramarginal", "supramarginal", "isthmuscingulate", "isthmuscingulate", "caudalmiddlefrontal", "caudalmiddlefrontal", "transversetemporal", "transversetemporal", "parsorbitalis", "parsorbitalis", "parstriangularis", "parstriangularis", "superiorfrontal", "superiorfrontal", "insula", "insula", "temporalpole", "temporalpole", "pericalcarine", "pericalcarine", "cuneus", "cuneus", "caudalanteriorcingulate", "caudalanteriorcingulate", "superiorparietal", "superiorparietal", "paracentral", "paracentral", "postcentral", "postcentral", "precuneus", "precuneus", "rostralanteriorcingulate", "rostralanteriorcingulate", "lingual", "lingual", "lateralorbitofrontal", "lateralorbitofrontal", "precentral", "precentral", "dx_group", "rejected_images", "subject", "visit"], "xaxis": "x2", "y": [0.1937, 0.1937, 0.06683, 0.06683, 0.1272, 0.1272, 0.007759, 0.007759, 0.059, 0.059, 0.1588, 0.1588, 0.02762, 0.02762, 0.008623, 0.008623, 0.07653, 0.07653, 0.01833, 0.01833, 0.04246, 0.04246, 0.02189, 0.02189, 0.2931, 0.2931, 0.1012, 0.1012, 0.1119, 0.1119, 0.1168, 0.1168, 0.2471, 0.2471, 0.426, 0.426, 0.1362, 0.1362, 0.257, 0.257, 0.2948, 0.2948, 0.1882, 0.1882, 0.1705, 0.1705, 0.4268, 0.4268, 0.2215, 0.2215, 0.1919, 0.1919, 0.3223, 0.3223, 0.5162, 0.5162, 0.3523, 0.3523, 0.2988, 0.2988, 0.3346, 0.3346, 0.5658, 0.5658, 0.3047, 0.3047, 0.2529, 0.2529, 0.3728, 0.3728, 0.5553, 0.5553, NaN, NaN, NaN, NaN], "yaxis": "y2"}], "layout": {"annotations": [{"font": {"size": 16}, "showarrow": false, "text": "Absolute Difference: |Empirical - Theoretical| Std (◀ = Left, ▶ = Right)", "x": 0.5, "xanchor": "center", "xref": "paper", "y": 1, "yanchor": "bottom", "yref": "paper"}, {"font": {"size": 16}, "showarrow": false, "text": "Relative Difference: |Empirical - Theoretical| / Theoretical (◀ = Left, ▶ = Right)", "x": 0.5, "xanchor": "center", "xref": "paper", "y": 0.44, "yanchor": "bottom", "yref": "paper"}], "height": 900, "hovermode": "x unified", "showlegend": false, "title": {"font": {"size": 16}, "text": "F Standard Deviation: Empirical vs Theoretical Differences by Hemisphere"}, "width": 1400, "xaxis": {"anchor": "y", "domain": [0, 1], "showticklabels": false}, "xaxis2": {"anchor": "y2", "domain": [0, 1], "tickangle": -45, "tickfont": {"size": 9}, "title": {"text": "Brain Region"}}, "yaxis": {"anchor": "x", "domain": [0.56, 1], "exponentformat": "power", "title": {"text": "Absolute Difference"}, "type": "log"}, "yaxis2": {"anchor": "x2", "domain": [0, 0.44], "exponentformat": "power", "title": {"text": "Relative Difference"}, "type": "log"}}}
